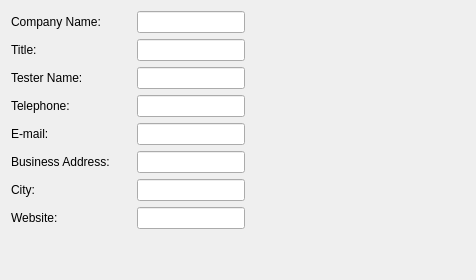
          <widget class="QWidget" name="TesterTAB">
           <attribute name="title">
            <string>Tester</string>
           </attribute>
           <layout class="QGridLayout" name="gridLayout_8">
            <item row="0" column="0">
             <layout class="QVBoxLayout" name="verticalLayout_26">
              <item>
               <layout class="QHBoxLayout" name="horizontalLayout_47">
                <item>
                 <widget class="QLabel" name="ConsultantCompanyNameLBL">
                  <property name="minimumSize">
                   <size>
                    <width>120</width>
                    <height>0</height>
                   </size>
                  </property>
                  <property name="text">
                   <string>Company Name: </string>
                  </property>
                 </widget>
                </item>
                <item>
                 <widget class="QLineEdit" name="ConsultantCompanyNameBox"/>
                </item>
               </layout>
              </item>
              <item>
               <layout class="QHBoxLayout" name="horizontalLayout_45">
                <item>
                 <widget class="QLabel" name="ConsultantTitleLBL">
                  <property name="minimumSize">
                   <size>
                    <width>120</width>
                    <height>0</height>
                   </size>
                  </property>
                  <property name="text">
                   <string>Title:</string>
                  </property>
                 </widget>
                </item>
                <item>
                 <widget class="QLineEdit" name="ConsultantTitleBox"/>
                </item>
               </layout>
              </item>
              <item>
               <layout class="QHBoxLayout" name="horizontalLayout_46">
                <item>
                 <widget class="QLabel" name="ConsultantContactNameLBL">
                  <property name="minimumSize">
                   <size>
                    <width>120</width>
                    <height>0</height>
                   </size>
                  </property>
                  <property name="text">
                   <string>Tester Name:</string>
                  </property>
                 </widget>
                </item>
                <item>
                 <widget class="QLineEdit" name="ConsultantNameBox"/>
                </item>
               </layout>
              </item>
              <item>
               <layout class="QHBoxLayout" name="horizontalLayout_44">
                <item>
                 <widget class="QLabel" name="ConsultantTelephoneLBL">
                  <property name="minimumSize">
                   <size>
                    <width>120</width>
                    <height>0</height>
                   </size>
                  </property>
                  <property name="text">
                   <string>Telephone:</string>
                  </property>
                 </widget>
                </item>
                <item>
                 <widget class="QLineEdit" name="ConsultantTelephoneBox"/>
                </item>
               </layout>
              </item>
              <item>
               <layout class="QHBoxLayout" name="horizontalLayout_43">
                <item>
                 <widget class="QLabel" name="ConsultantEmailLBL">
                  <property name="minimumSize">
                   <size>
                    <width>120</width>
                    <height>0</height>
                   </size>
                  </property>
                  <property name="text">
                   <string>E-mail:</string>
                  </property>
                 </widget>
                </item>
                <item>
                 <widget class="QLineEdit" name="ConsultantEmailBox"/>
                </item>
               </layout>
              </item>
              <item>
               <layout class="QHBoxLayout" name="horizontalLayout_42">
                <item>
                 <widget class="QLabel" name="ConsultantAddressLBL">
                  <property name="minimumSize">
                   <size>
                    <width>120</width>
                    <height>0</height>
                   </size>
                  </property>
                  <property name="text">
                   <string>Business Address:</string>
                  </property>
                 </widget>
                </item>
                <item>
                 <widget class="QLineEdit" name="ConsultantBusinessAddressBox"/>
                </item>
               </layout>
              </item>
              <item>
               <layout class="QHBoxLayout" name="horizontalLayout_41">
                <item>
                 <widget class="QLabel" name="ConsultantCityLBL">
                  <property name="minimumSize">
                   <size>
                    <width>120</width>
                    <height>0</height>
                   </size>
                  </property>
                  <property name="text">
                   <string>City:</string>
                  </property>
                 </widget>
                </item>
                <item>
                 <widget class="QLineEdit" name="ConsultantCityBox"/>
                </item>
               </layout>
              </item>
              <item>
               <layout class="QHBoxLayout" name="horizontalLayout_40">
                <item>
                 <widget class="QLabel" name="ConsultantWebsiteLBL">
                  <property name="minimumSize">
                   <size>
                    <width>120</width>
                    <height>0</height>
                   </size>
                  </property>
                  <property name="text">
                   <string>Website:</string>
                  </property>
                 </widget>
                </item>
                <item>
                 <widget class="QLineEdit" name="ConsultantWebsiteBox"/>
                </item>
               </layout>
              </item>
             </layout>
            </item>
            <item row="1" column="0">
             <spacer name="verticalSpacer_10">
              <property name="orientation">
               <enum>Qt::Vertical</enum>
              </property>
              <property name="sizeHint" stdset="0">
               <size>
                <width>20</width>
                <height>40</height>
               </size>
              </property>
             </spacer>
            </item>
            <item row="0" column="1">
             <spacer name="horizontalSpacer_14">
              <property name="orientation">
               <enum>Qt::Horizontal</enum>
              </property>
              <property name="sizeType">
               <enum>QSizePolicy::Fixed</enum>
              </property>
              <property name="sizeHint" stdset="0">
               <size>
                <width>220</width>
                <height>20</height>
               </size>
              </property>
             </spacer>
            </item>
           </layout>
          </widget>
